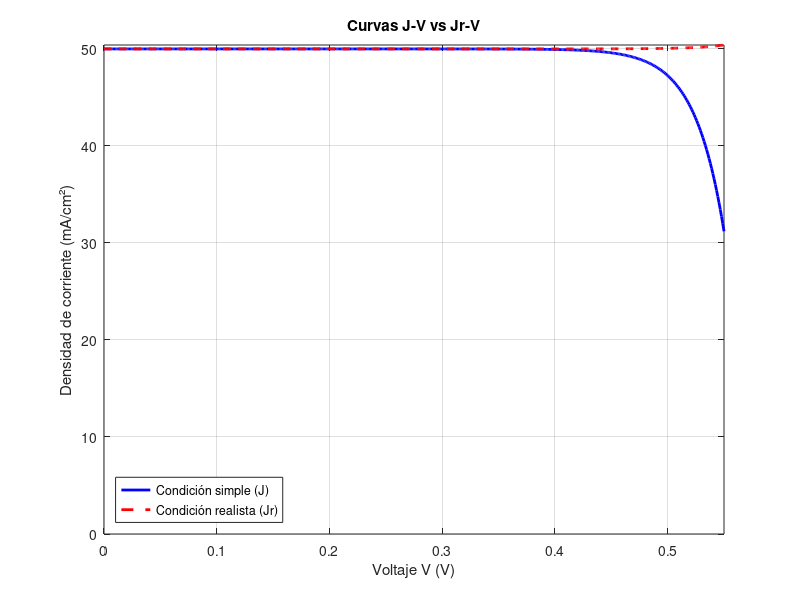
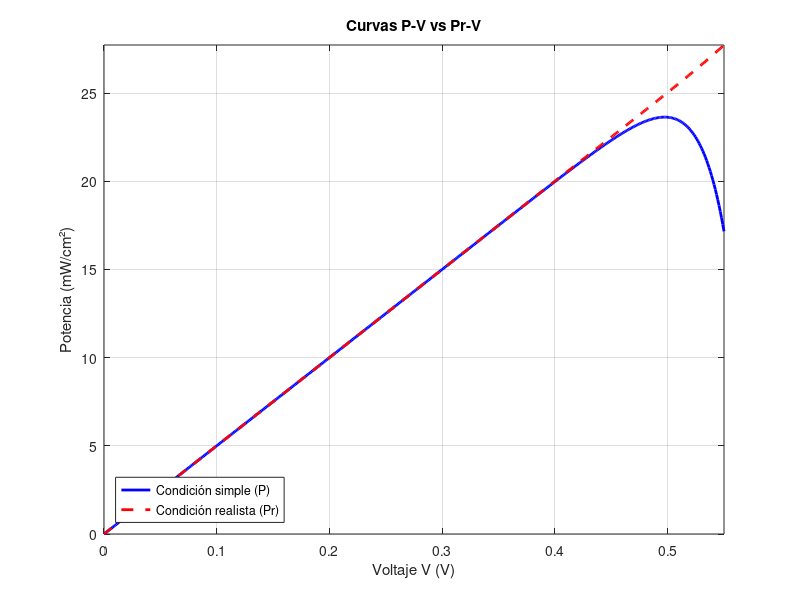

Write the MATLAB code that produced these figures, in order.
clc;clear;close all;

%Parámetros y constantes
q = 1.602176634e-19;        % Carga elemental (C) 
k = 1.3880649e-23;          % Constante de Boltzmann (J/K)
T = 300;                    % Temperatura (K)
perm = 1.035918e-10;        % Permitividad del semiconductor (F/cm)
Wn = 0.2e-4;                % Ancho región n (cm)
Nd = 1e20;                  % Dopaje n (cm^-3)
Dp = 11.6;                  % Difusión huecos (cm^2/s)
tau_p = 3710e-6;            % Vida huecos (s)
Wp = 179.8e-4;              % Ancho región p (cm)
Na = 4.7e15;                % Dopaje p (cm^-3)
Dn = 2;                     % Difusión electrones (cm^2/s)
tau_n = 371e-6;             % Vida electrones (s)
JL = 50e-3;                 % Corriente fotogenerada (A/cm²)
nint = 9.696e9;             % Concentración intrínseca (cm^-3)
Sf_eff = 3e4;               % velocidad efectiva de recombinación superficial en la región BSF (cm/s)
Sbsf = 100;                 % velocidad efectiva de recombinación superficial en la superficie frontal (cm/s)

% Parámetros auxiliares
Vint = (k*T/q)*log(Na*Nd/nint^2); 
Xn = sqrt((2*perm*Vint/q)*(Na/(Nd*(Na+Nd))));
Xp = Xn * Nd/Na;
Ln = sqrt(Dn * tau_n);
Lp = sqrt(Dp * tau_p);

% Rango de voltaje
V = linspace(0, 0.55, 500);
J = zeros(size(V));

%CONDICIONES DE FROTERA SIMPLES

% Cálculo de la corriente neta, J 
for i = 1:length(V)
    exp_term = exp(q * V(i) / (k * T)) - 1;
    JD = q * nint^2 * exp_term * ...
         ((Dn / (Ln * Na)) * coth((Wn + Xp) / Ln) - ...
          (Dp / (Lp * Nd)) * coth((-Xn - Wp) / Lp));
    J(i) = JL - JD;  
end

% Potencia
P = J .* V;  % W/cm²

% Calcular y mostrar J para V = 0.45
V_test = 0.45;
exp_test = exp(q * V_test / (k * T)) - 1;
JD_test = q * nint^2 * exp_test * ...
          ((Dn / (Ln * Na)) * coth((Wn + Xp) / Ln) - ...
           (Dp / (Lp * Nd)) * coth((-Xn - Wp) / Lp));
J_test = JL - JD_test;
fprintf('Para V = 0.45 V, J = %.4e A/cm²\n', J_test);

%CONDICIONES DE FRONTERA MÁS REALISTAS

% Cálculo de la corriente neta, Jr

for i = 1:length(V)
    exp_term = exp(q * V(i) / (k * T)) - 1;
    % Jnr
    num_n = (nint^2 / Na) * exp_term;
    Bnr_factor = ((exp(Wp/Ln)/Ln) + (Sbsf/Dn)*exp(Wp/Ln)) / ...
                 ((exp(-Wp/Ln)/Ln) - (Sbsf/Dn)*exp(-Wp/Ln));
    denom_n = exp(Xp/Ln) + Bnr_factor * exp(-Xp/Ln);
    Anr = num_n / denom_n;
    Bnr = Bnr_factor * Anr;

    Jnr = q * Dn * ((Anr/Ln)*exp(Xp/Ln) - (Bnr/Ln)*exp(-Xp/Ln));
    % Jpr
    num_p = (nint^2 / Nd) * exp_term;
    Bpr_factor = ((exp(-Wn/Lp)/Lp) - (Sf_eff/Dp)*exp(-Wn/Lp)) / ...
                 ((exp(Wn/Lp)/Lp) + (Sf_eff/Dp)*exp(Wn/Lp));
    denom_p = exp(-Xn/Lp) + Bpr_factor * exp(Xn/Lp);
    Apr = num_p / denom_p;
    Bpr = Bpr_factor * Apr;

    Jpr = -q * Dp * ((Apr/Lp)*exp(-Xn/Lp) - (Bpr/Lp)*exp(Xn/Lp));

    % Corriente de recombinación total
    Jdr = Jpr + Jnr;
    Jr(i) = JL - Jdr;
end

% Potencia
Pr = Jr .* V;

% Cálculo de Jr para V = 0.45 V
V_test = 0.45;
exp_test = exp(q * V_test / (k * T)) - 1;

num_n = (nint^2 / Na) * exp_test;
Bnr_factor = ((exp(Wp/Ln)/Ln) + (Sbsf/Dn)*exp(Wp/Ln)) / ...
             ((exp(-Wp/Ln)/Ln) - (Sbsf/Dn)*exp(-Wp/Ln));
denom_n = exp(Xp/Ln) + Bnr_factor * exp(-Xp/Ln);
Anr = num_n / denom_n;
Bnr = Bnr_factor * Anr;
Jnr_test = q * Dn * ((Anr/Ln)*exp(Xp/Ln) - (Bnr/Ln)*exp(-Xp/Ln));

num_p = (nint^2 / Nd) * exp_test;
Bpr_factor = ((exp(-Wn/Lp)/Lp) - (Sf_eff/Dp)*exp(-Wn/Lp)) / ...
             ((exp(Wn/Lp)/Lp) + (Sf_eff/Dp)*exp(Wn/Lp));
denom_p = exp(-Xn/Lp) + Bpr_factor * exp(Xn/Lp);
Apr = num_p / denom_p;
Bpr = Bpr_factor * Apr;
Jpr_test = -q * Dp * ((Apr/Lp)*exp(-Xn/Lp) - (Bpr/Lp)*exp(Xn/Lp));

JD_test = Jpr_test + Jnr_test;
Jr_test = JL - JD_test;
fprintf('Para V = 0.45 V, Jr = %.4e A/cm²\n', Jr_test);

%Gráfica de la curva característica de la célula solar
figure;
plot(V, J*1e3, 'b', 'LineWidth', 2); hold on;
plot(V, Jr*1e3, 'r--', 'LineWidth', 2);
xlabel('Voltaje V (V)');
ylabel('Densidad de corriente (mA/cm²)');
title('Curvas J-V vs Jr-V');
legend('Condición simple (J)', 'Condición realista (Jr)', 'Location', 'southwest');
grid on;
axis([0 0.55 0 inf]);

%Gráfica de P contra el V
figure;
plot(V, P*1e3, 'b', 'LineWidth', 2); hold on;
plot(V, Pr*1e3, 'r--', 'LineWidth', 2);
xlabel('Voltaje V (V)');
ylabel('Potencia (mW/cm²)');
title('Curvas P-V vs Pr-V');
legend('Condición simple (P)', 'Condición realista (Pr)', 'Location', 'southwest');
grid on;
axis([0 0.55 0 inf]);

